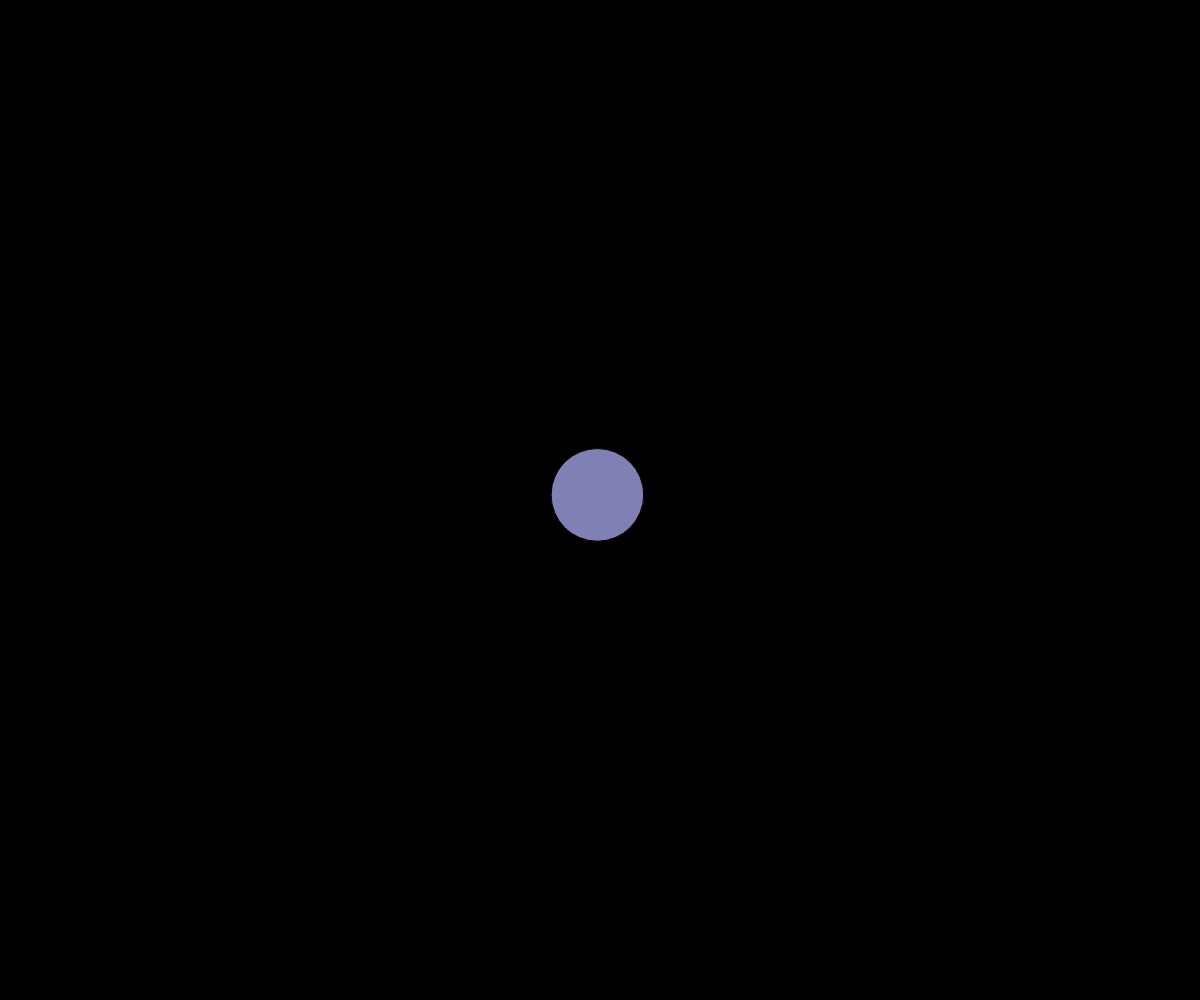
Frame 1 (no input)
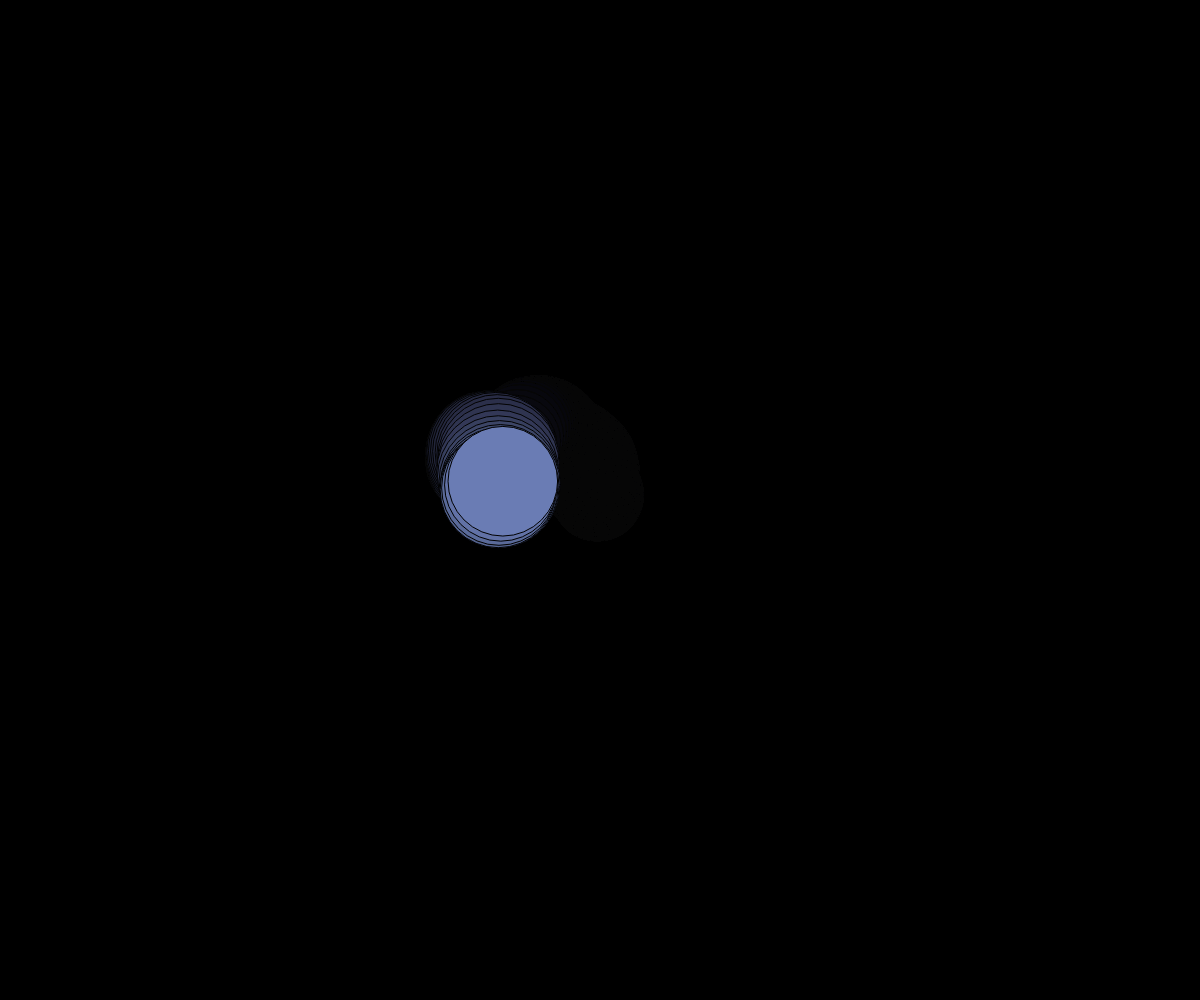
Frame 60 (no input)
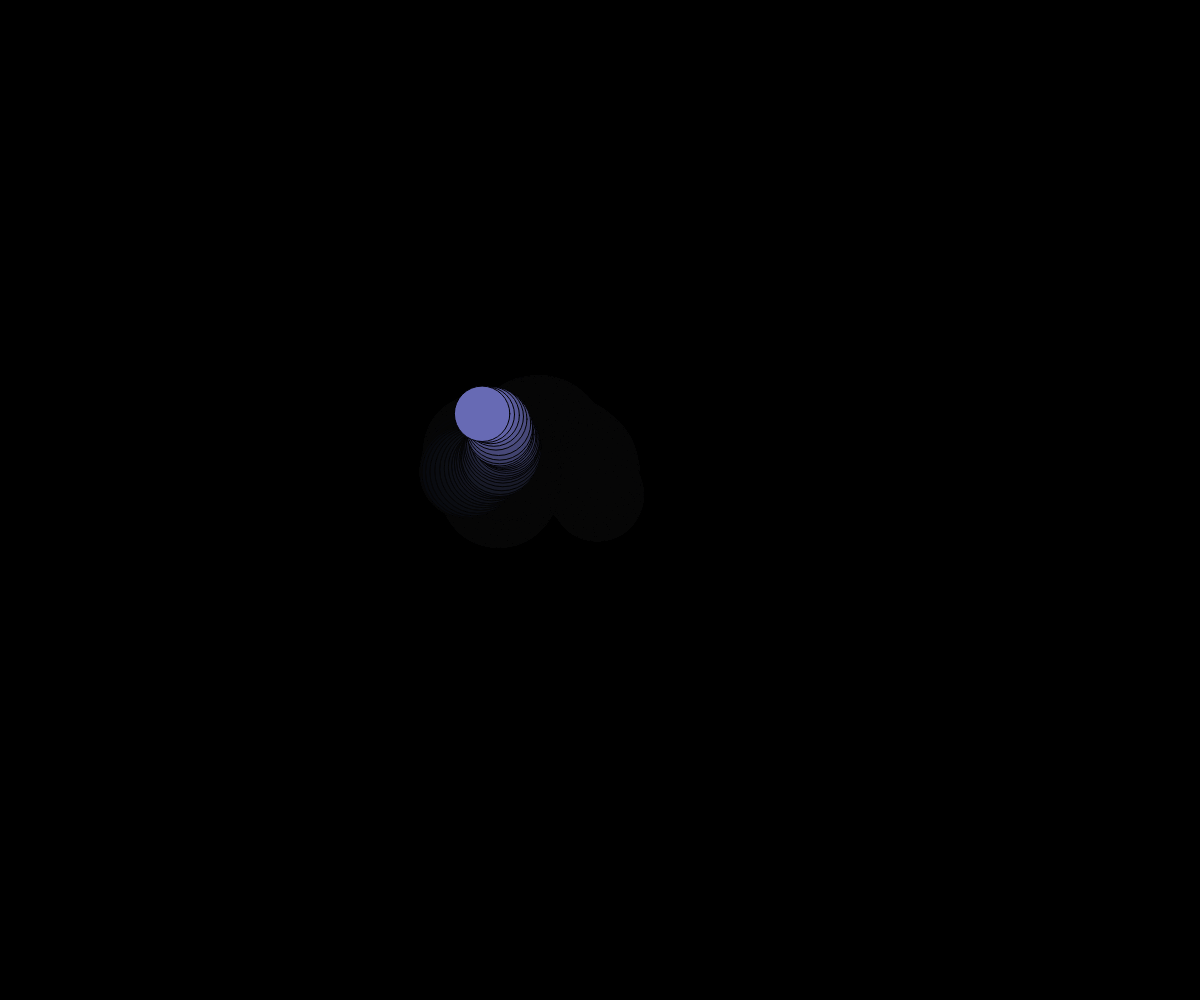
Frame 120 (the mouse pressed at the canvas centre since frame 60)

The p5.js sketch that drew these frames (run headless with seeded random() and noise() and a simulated clock; from frame 60 on, the mouse is pressed at the canvas centre):

// p5.js sketch
// ── sketch.js
// Perlin Noise Demo

let x, y, size;
const MAX_CIRCLE_SIZE = 200;

let sizeTime = 10;
let dT = 0.02;

let perlinX = 5;
let perlinY = 100;
let movementdT = 0.1;

function setup() {
  createCanvas(windowWidth, windowHeight);
  x = width/2;
  y = height/2;
  size = 50;
  background(0);
}

function draw() {
  //background(220);
  fill(0, 20);
  rect(0,0,width,height);
  setFill();
  moveCirclePerlin();
  drawCircle();
}

function setFill(){
  let r = map(x, 0, width, 0, 255);
  let g = map(y, 0, height, 0, 255);
  fill(r,g,180);
}

function moveCirclePerlin(){
  let xSpeed = noise(perlinX);
  xSpeed = map(xSpeed, 0, 1, -10, 10);
  x += xSpeed;
  if(x < 0) x += width;
  else if (x > width) x -= width;
  perlinX += movementdT;

  let ySpeed = noise(perlinY);
  ySpeed = map(ySpeed, 0, 1, -10, 10);
  y += ySpeed;
  if(y < 0) y+=height;
  else if (y > height) y -= height;
  perlinY += movementdT;

}

function setSize(){
  size = random(10, MAX_CIRCLE_SIZE);
}

function setSizePerlin(){
  size = noise(sizeTime) * MAX_CIRCLE_SIZE;
  sizeTime += dT;
}

function drawCircle(){
  setSizePerlin();
  print(size);
  ellipseMode(CENTER);
  ellipse(x,y,size,size);
}
